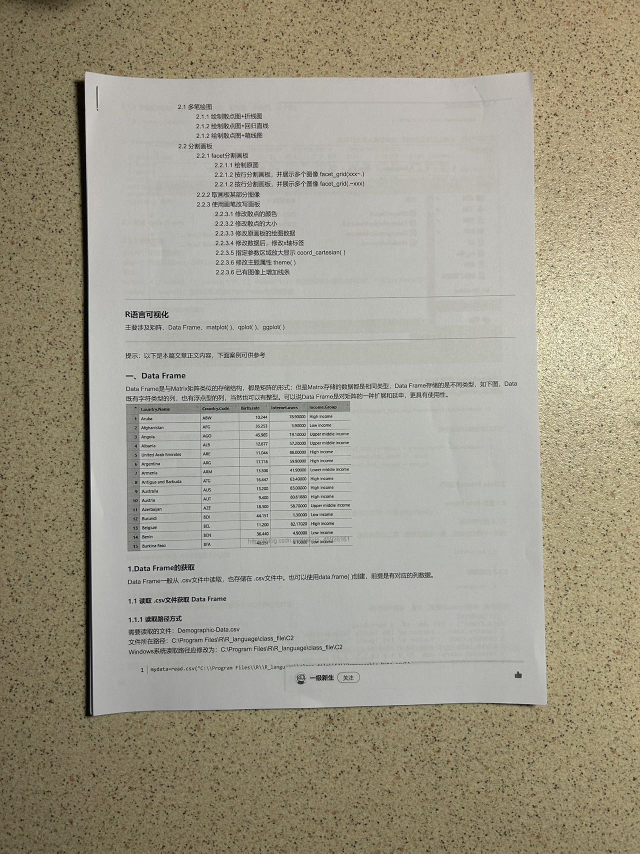
#> input picture ExamCV-main/resources/2.jpg, 1280 x 1707 px (shown at 1/2 size)
$ python -i text.py   (imports and definitions only)
#> lines starting #> are read from the running program, lines starting #| are printed output that depends on the picture; after the words box and inside, x2 and y2 are one past the last pixel; in counts of white or black regions, pixels touching at a corner belong together
#> further down, picture is the input picture: shape (1707, 1280, 3); mean B, G, R 137.8, 154.7, 159.9
import cv2
from imutils import contours
import resize
import numpy as np
import pytesseract
from tkinter import messagebox
from PIL import Image, ImageEnhance

scores = []

NAMES_CONFIG = r'--psm 8 --oem 3 -c tessedit_char_whitelist=ABCDEFGHIJKLMNOPQRSTUVWXYZabcdefghijklmnopqrstuvwxyz'
ID_CONFIG = r'--psm 7 --oem 3 -c tessedit_char_whitelist=0123456789'


# [49 lines left out: function output_text, not called in this run]
"""
def output_scr(path):
    image = cv2.imread(path, cv2.IMREAD_GRAYSCALE)
    x_start, x_end, y_start = 46, 87, 55
    cropped_image = image[y_start:, x_start:x_end]

    #blurred = cv2.GaussianBlur(gray, (5, 5), 0)

    # 每行间距和横线宽度
    line_spacing = 35
    line_width = 2

    # 分割图像
    rows = []
    start_row = 0
    end_row = line_spacing

    while end_row < cropped_image.shape[0]:
        row_subset = cropped_image[start_row:end_row, :]
        rows.append(row_subset)
        start_row = end_row + line_width
        end_row = start_row + line_spacing

    # 识别每个子集
    for i, row in enumerate(rows, start=1):
        row = cv2.resize(row, (256, 256))

        #kernel = np.ones((5, 5), dtype=np.uint8)
        #fin = cv2.dilate(row, kernel, iterations=2)

        # 应用卷积核
        #fin = cv2.resize(row, None, fx=2, fy=2, interpolation=cv2.INTER_CUBIC)


        # 显示每个子集的图片
        cv2.imshow(f"Row {i}", fin)
        cv2.waitKey(0)
        cv2.destroyAllWindows()

        # 中值滤波平滑
        thresh = cv2.medianBlur(row, 9)
        # [6 lines of commented-out code are left out]
        cv2.imshow("Image", thresh)
        cv2.waitKey(0)

        numbers_in_row = pytesseract.image_to_string(thresh, config='--psm 10 --oem 3 -c tessedit_char_whitelist=0123456789')

        cleaned_string = numbers_in_row.strip()  # 去掉字符串两端的空格

        if cleaned_string:  # 如果字符串不为空
            try:
                result_integer = int(cleaned_string)
                # 在这里可以使用 result_integer
                scores.append(result_integer)
            except ValueError:
                scores.append(0)
        else:
            scores.append(0)

    return scores
"""

def output_scr(image):
    #image = cv2.imread(path, cv2.IMREAD_GRAYSCALE)
    x_start, y_start = 33,36
    cropped_image = image[y_start:, x_start:]
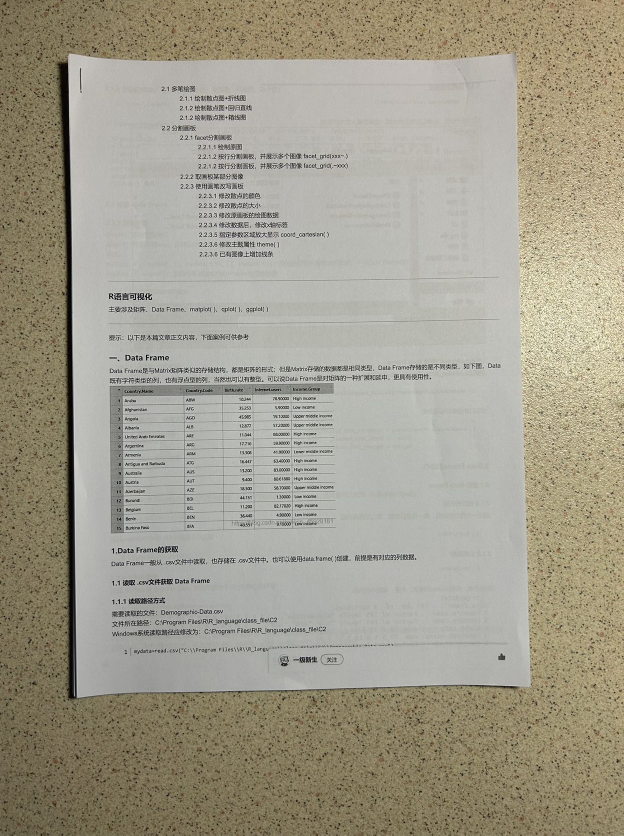
#> cropped_image: shape (1671, 1247, 3) (shown at 1/2 size); mean B, G, R 140.2, 156.5, 161.4
    cv2.imshow("shibie", cropped_image)
    cv2.waitKey(0)
    original = cropped_image
    canny = cv2.Canny(cropped_image, 10, 20)
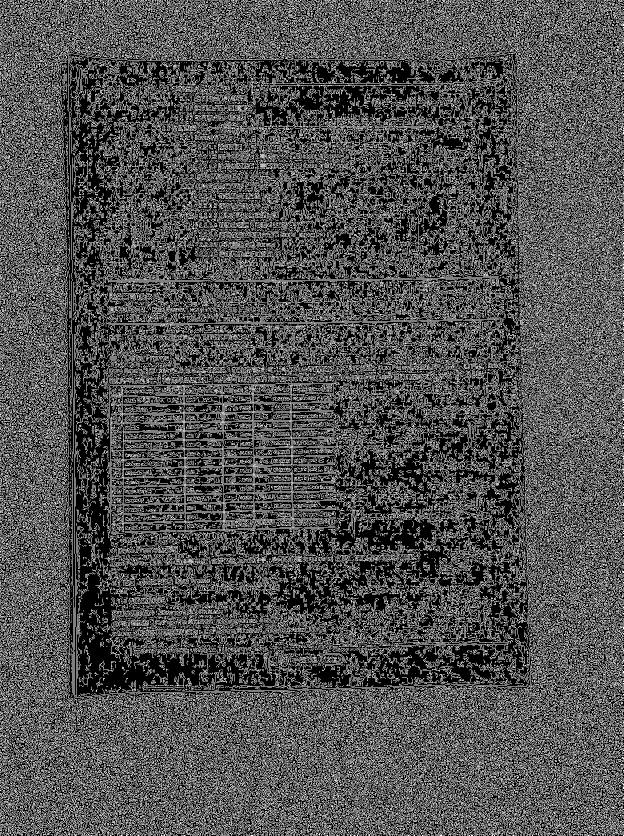
#> canny: shape (1671, 1247) (shown at 1/2 size); 31.4% white in thin lines or dots
    if canny is None:
        print("图片为空")
    vertical_kernel = cv2.getStructuringElement(cv2.MORPH_RECT, (1,2))
    kernel = cv2.getStructuringElement(cv2.MORPH_CROSS, (3,3))
    erode = cv2.erode(canny, vertical_kernel)
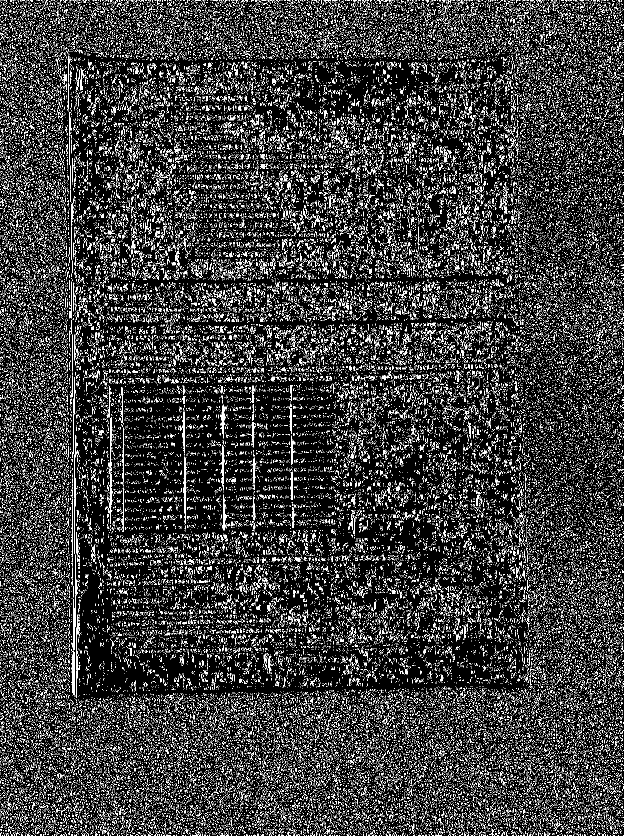
#> erode: shape (1671, 1247) (shown at 1/2 size); 12.4% white in thin lines or dots
    dilate = cv2.dilate(erode, kernel, iterations=2)
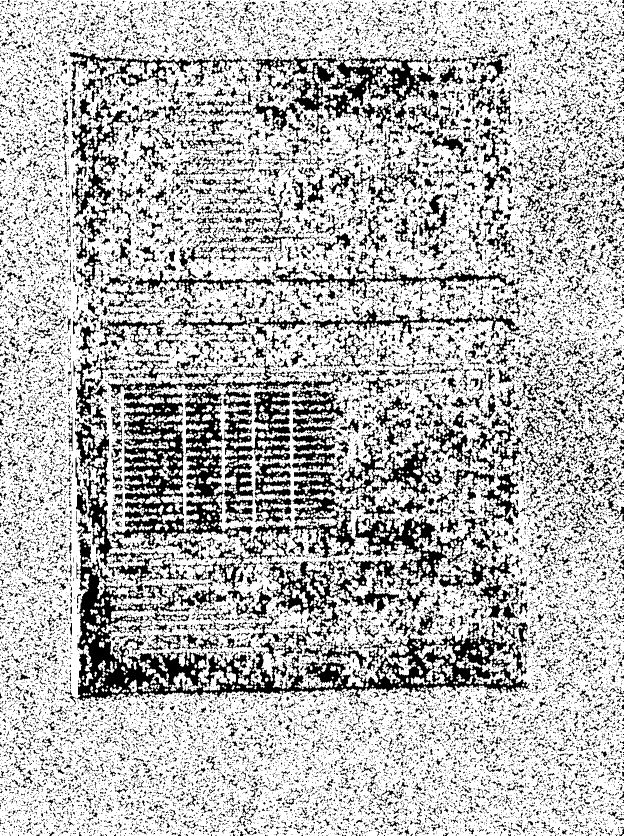
#> dilate: shape (1671, 1247) (shown at 1/2 size); 71.5% white; 19683 black regions (16368 under 20 px)
    cv2.imshow("Image", dilate)
    cv2.waitKey(0)
    cnts = cv2.findContours(dilate, cv2.RETR_EXTERNAL, cv2.CHAIN_APPROX_SIMPLE)
#> cnts = 5 contours, 4 with area under 20; largest, box (x1, y1, x2, y2) and area: (0, 0, 1247, 1671) 2075784
    cnts = cnts[0] if len(cnts) == 2 else cnts[1]
    digit_contours = []
    for c in cnts:
        area = cv2.contourArea(c)
        peri = cv2.arcLength(c, True)
        approx = cv2.approxPolyDP(c, 0.01 * peri, True)
        x,y,w,h = cv2.boundingRect(approx)
        aspect_ratio = w / float(h)

        if (aspect_ratio >= 0.1 and aspect_ratio <= 1.5):
            if area > 100:
                ROI = original[y:y+h, x:x+w]
                cv2.rectangle(image,(x,y),(x+w,y+h),(0,255,0),2)
                digit_contours.append(c)
#> this loop made 5 passes
#> (area, peri, approx, x, y, w, h, aspect_ratio) on pass 5: (2075783.5, 8330.9, [[0, 0], [0, 1670], [1242, 1668], [1245, 0]], 0, 0, 1246, 1671, 0.746)
#> after the loop, digit_contours = 1 contour; box (x1, y1, x2, y2) and area: (0, 0, 1247, 1671) 2075784
    try:
        sorted_digit_contours = contours.sort_contours(digit_contours, method='top-to-bottom')[0]
#> sorted_digit_contours has the same summary as digit_contours
    except ValueError as e:
        messagebox.showerror("error", "Please check if the grades are correct")

    contour_number = 0
    for c in sorted_digit_contours:
        x,y,w,h = cv2.boundingRect(c)
        ROI = original[y:y+h, x:x+w]
        numbers_in_row = pytesseract.image_to_string(ROI, config='--psm 6 --oem 3 -c tessedit_char_whitelist=0123456789')
        cleaned_string = numbers_in_row.strip()
        print(cleaned_string)
        if cleaned_string:  # 如果字符串不为空
            try:
                result_integer = int(cleaned_string)
                # 在这里可以使用 result_integer
                scores.append(result_integer)
            except ValueError:
                scores.append(0)
        else:
            scores.append(0)
        cv2.imwrite('ROI_{}.png'.format(contour_number), ROI)
        contour_number += 1
#> this loop made 1 pass
#> after the loop, contour_number = 0; scores = []

    return scores

# [12 lines left out: function output_sub, not called in this run]

>>> import cv2
>>> picture = cv2.imread('resources/2.jpg')
#> (the run stopped early here; a loop or call above may not have finished)

$ run again, on ExamCV-main/resources/3.jpg
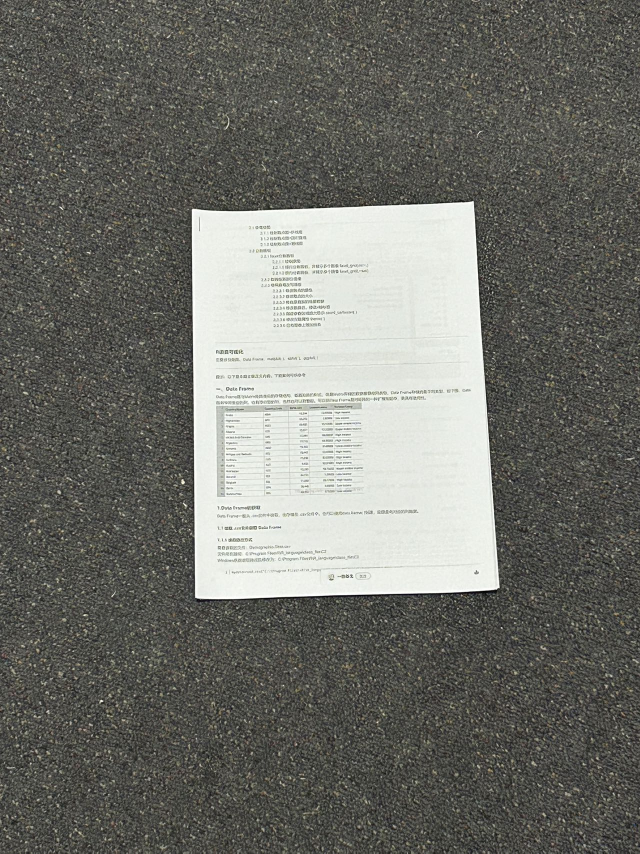
#> input picture ExamCV-main/resources/3.jpg, 1280 x 1707 px (shown at 1/2 size)
#> picture is the input picture: shape (1707, 1280, 3); mean B, G, R 105.5, 111.4, 110.8
#> in output_scr, `canny = cv2.Canny(cropped_image, 10, 20)`:
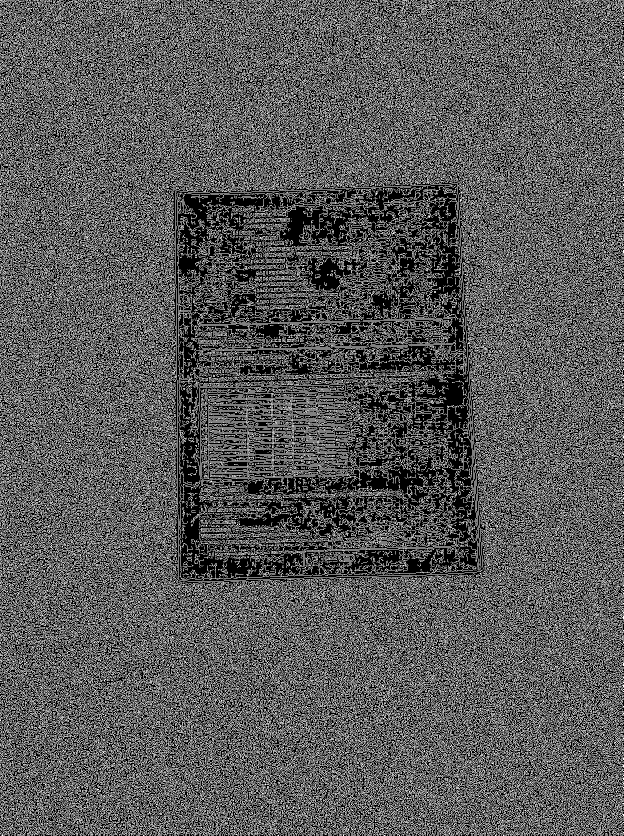
#> canny: shape (1671, 1247) (shown at 1/2 size); 35% white in thin lines or dots
#> erode: shape (1671, 1247); 13.1% white in thin lines or dots
#> in output_scr, `dilate = cv2.dilate(erode, kernel, iterations=2)`:
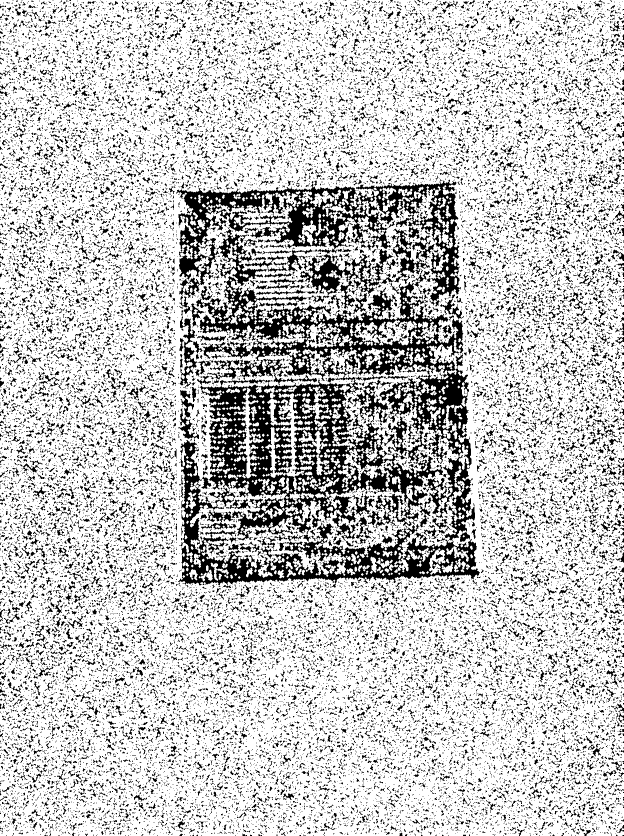
#> dilate: shape (1671, 1247) (shown at 1/2 size); 77.4% white; 27055 black regions (23489 under 20 px)
#> cnts = 2 contours, 1 with area under 20; largest, box (x1, y1, x2, y2) and area: (0, 0, 1247, 1671) 2075680
#> the loop in output_scr, `for c in cnts:` made 2 passes
#> (area, peri, approx, x, y, w, h, aspect_ratio) on pass 2: (2075680.5, 8510.7, [[0, 0], [0, 1670], [1245, 1670], [1246, 0]], 0, 0, 1247, 1671, 0.746)
#> after the loop in output_scr, `for c in cnts:`: digit_contours = 1 contour; box (x1, y1, x2, y2) and area: (0, 0, 1247, 1671) 2075680
#> sorted_digit_contours has the same summary as digit_contours
#> the loop in output_scr, `for c in sorted_digit_contours:` made 1 pass
#> after the loop in output_scr, `for c in sorted_digit_contours:`: contour_number = 0; scores = []
